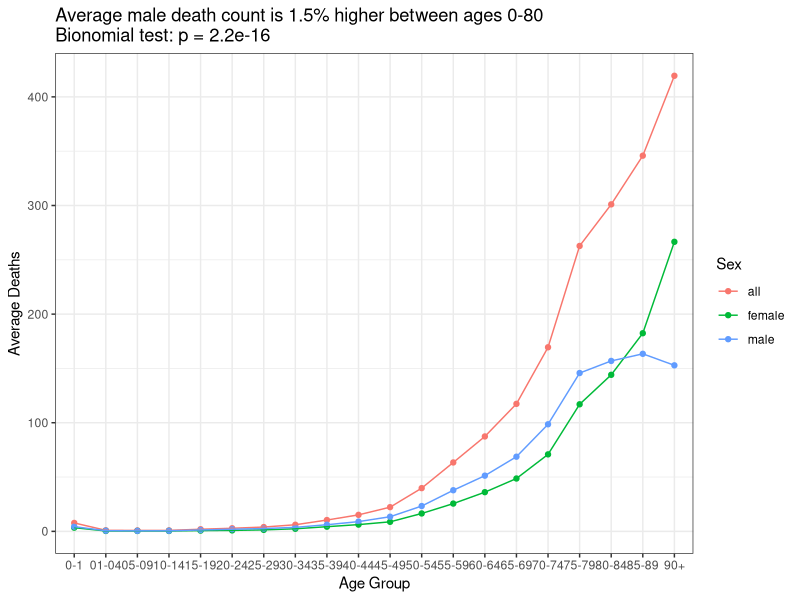
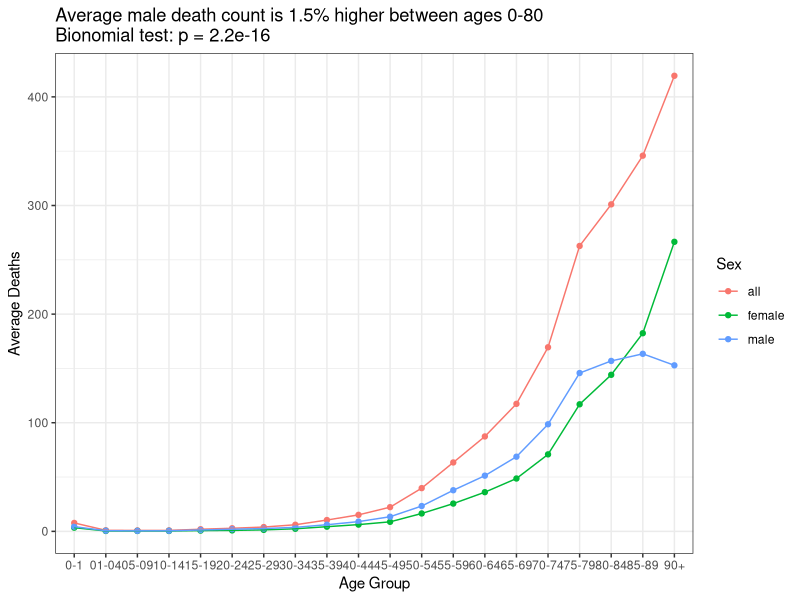

R code for these plots, in order:
#### read libraries ####
library(here)
library(tidyverse)
#setwd to relevant area first... hopefully source file location

#### define directories ####
DIR_PROJECT <- paste0(getwd(),"/") #can also do paste0(here()) as long as the root folder of here is in the relevant position
DIR_RAW   	<- paste0(DIR_PROJECT,"rawdata/")
DIR_DAT   	<- paste0(DIR_PROJECT,"data/")
DIR_FIG   	<- paste0(DIR_PROJECT,"figures/")
DIR_FIG_OUT  <- paste0(DIR_FIG,"002/") 
DIR_DAT_OUT  <- paste0(DIR_DAT,"002/") #presumably raw data will be inserted prior to script
  
if(!dir.exists(DIR_RAW)) dir.create(DIR_RAW)
if(!dir.exists(DIR_DAT)) dir.create(DIR_DAT)
if(!dir.exists(DIR_FIG)) dir.create(DIR_FIG)
if(!dir.exists(DIR_FIG_OUT)) dir.create(DIR_FIG_OUT)
if(!dir.exists(DIR_DAT_OUT)) dir.create(DIR_DAT_OUT)

#### Start analysis ####

weekly_deaths_age_2024 <- read.csv("rawdata/002/weekly_deaths_age_2024.csv")

#Testing proportional death ratio and standard death ratio code writing

#Dataset is from 2024 and includes a list of deaths per week, by sex (M/F/All) and age group... however there is a few issues in the data and if we want to look at PMR/SMR we will have to fix them
glimpse(weekly_deaths_age_2024)

#Step 1: Remove duplicate columns ('Time', 'week.number', 'Sex', 'AgeGroups','RegistrationOrOccurence')
weekly_deaths_filtered <- weekly_deaths_age_2024 %>% 
  select(-Time, - week.number, -Sex, -AgeGroups, -RegistrationOrOccurrence) %>%  #Step 2: Rename columns for more consistency and clarity
rename(total_deaths = v4_0, year = calendar.years, administrative_geography = administrative.geography, week = Week, age_group = age.groups, registration_or_occurence = registration.or.occurrence) 

#Step 3: Fix errors in age_group data...   
#weekly_deaths_filtered %>% count(age_group) #shows columns 01-04, 05-09 and 10-14 have defaulted to date values in excel. 
weekly_deaths_filtered <- weekly_deaths_filtered %>% 
  mutate(age_group = recode(age_group,
                             "01-Apr" = "01-04",
                             "05-Sep" = "05-09",
                             "Oct-14" = "10-14",
                             .default = as.character(age_group)))  # Keep other values unchanged
  

weekly_deaths_filtered %>% count(age_group) #shows columns 01-04, 05-09 and 10-14 have defaulted to date values in excel. 
 
glimpse(weekly_deaths_filtered)

#Step 4: Make line char for deaths per age group

#y = total_deaths
#x = year

# Filter out "all-ages" age group
weekly_deaths_filtered <- weekly_deaths_filtered %>%
  filter(age_group != "all-ages")

#Are death rates significantly higher between males and females? 

death_binom <- weekly_deaths_filtered %>% select (sex, total_deaths) %>% filter(sex != "all")
binom_test <- binom.test(sum(death_binom$total_deaths[death_binom$sex == "male"]), 
                         sum(death_binom$total_deaths), 
                         p = 0.5, alternative = "two.sided")


#518,631 male deaths; 515,372 female deaths, 1,034,003 total deaths
#50.16% male deaths; 49.84% female deaths, 0.16% difference in death rates
#sample size makes significance (p =) in binomial testing... no context to draw conclusions
#measuring death rates is more relevant by age, as men are on average already dead by 80 

weekly_deaths_age_filtered <- weekly_deaths_filtered %>%
  filter(age_group != c("80-84", "85-89", "90+"))

death_binom_age_filtered <- weekly_deaths_age_filtered %>% select (sex, total_deaths) %>% filter(sex != "all")

binom_test_age <- binom.test(sum(death_binom_age_filtered$total_deaths[death_binom_age_filtered$sex == "male"]), 
                         sum(death_binom_age_filtered$total_deaths), 
                         p = 0.5, alternative = "two.sided")
#p = 2.2e-16 this time
#439,690 male deaths; #414,574 female deaths, 854,264 total deaths 
#51.5% male deaths; 48.5% male deaths - a 1.5% death difference pre-80 is more relevant  

# Calculate average deaths per age group and sex using dplyr
average_deaths <- weekly_deaths_filtered %>%
  group_by(age_group, sex) %>%
  summarise(avg_deaths = mean(total_deaths))

# Plot average deaths per age group and sex using ggplot
ggplot(average_deaths, aes(x = age_group, y = avg_deaths, color = sex, group = sex)) +
  geom_point() +  # Add points for each data point
  geom_line() +   # Connect points with lines
  labs(x = "Age Group", y = "Average Deaths", color = "Sex", title = "Average male death count is 1.5% higher between ages 0-80\
Bionomial test: p = 2.2e-16") +  # Labels for axes and legend
  theme_bw()  # Optional: Apply a minimal theme
ggsave(paste0(DIR_FIG_OUT,"Average_deaths_per_age_group.png"), width = 16, height = 9)
 